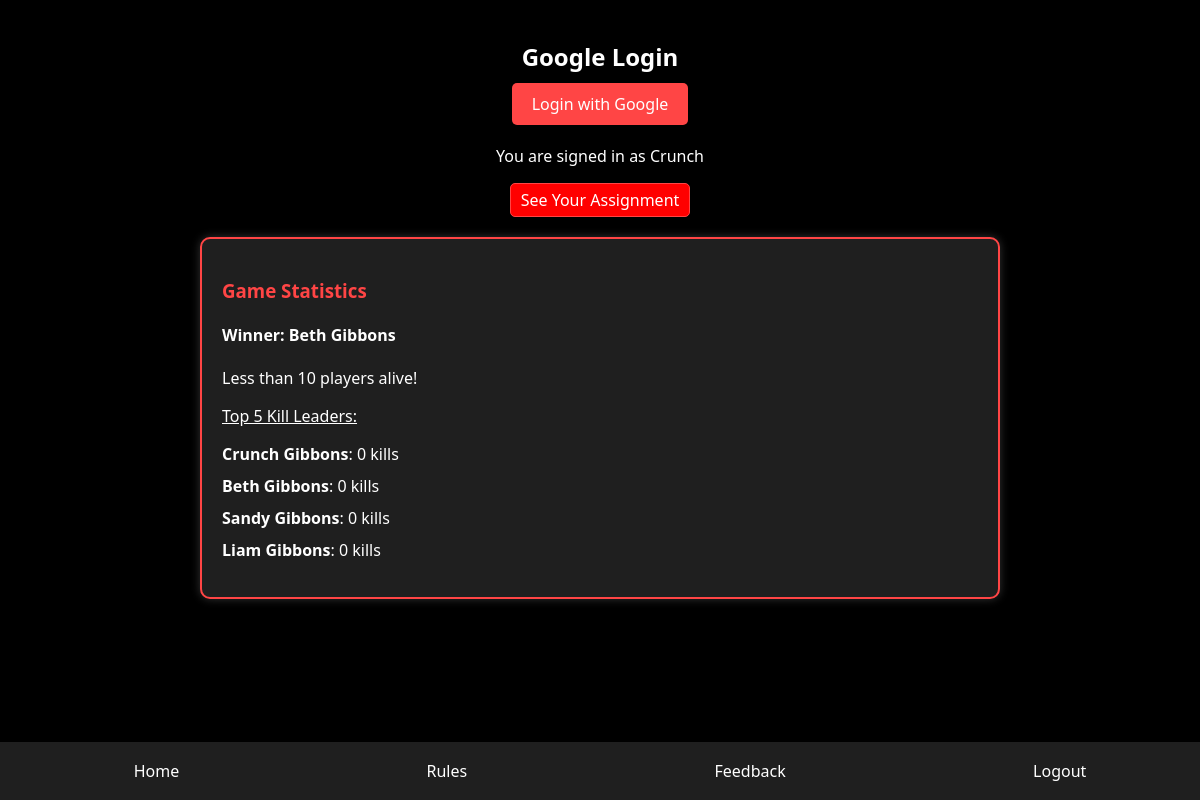
The app's page / (signed in) with its own data.
### users/models.py (models this page shows, shortened)
class CustomUser(AbstractUser):
    @property
    def name(self):
        return f"{self.first_name} {self.last_name}"

class Player(models.Model):
    user = models.OneToOneField(CustomUser, on_delete=models.CASCADE)
    is_dead = models.BooleanField(default=False)
    target_name = models.CharField(max_length=255, blank=True, null=True)
    target_pk = models.IntegerField(null=True, blank=True)
    agent_name = models.CharField(max_length=255, blank=True, null=True)
    kills = models.IntegerField(default=0)
    is_playing = models.BooleanField(default=True)
    is_winner = models.BooleanField(default=False)
    in_waiting = models.BooleanField(default=False)
    have_eliminated_today = models.BooleanField(default=False)

### users/views.py (the view)
# urls.py: 2. Add a URL to urlpatterns:  path('', views.home, name='home')
def home(request):
    param_value = request.GET.get('param')
    winners = StatManager.get_winner()
    match winners[0]:
        case 0:
            winner = None
        case 1:
            winner = winners[1].user.name
        case 2:
            winner = winners[1].group_name
        case _:
            winner = None
    context = {'param': param_value, 'kill_leaders': StatManager().get_kill_rankings(),
               'players_alive': StatManager().get_alive_players_count(), 'winner': winner, 'ggame': GameManager.is_placing_groups()}
    return render(request, "users/home.html", context)

### users/game.py (called while the page is built)
    @staticmethod
    def is_placing_groups():
        if Game.objects.all() == None or len(Game.objects.all()) == 0:
            return False
        return Game.objects.all()[0].placing_groups == True

### users/stats.py (called while the page is built)
    @staticmethod
    def get_kill_rankings():
        return Player.objects.filter(is_playing=True).order_by('-kills')[:5]

    @staticmethod
    def get_alive_players_count():
        count = Player.objects.filter(is_dead=False, is_playing = True).count()
        if count < 10:
            return 10
        elif count < 20:
            return 20
        elif count < 30:
            return 30
        else:
            return count

    @staticmethod
    def get_winner():
        player_winner = Player.objects.filter(is_winner=True)
        group_winner = AgentGroup.objects.filter(is_winner=True)
        returning = []
        if player_winner.count() == 1:
            returning.append(1)
            returning.append(player_winner[0])
        elif group_winner.count() == 1:
            returning.append(2)
            returning.append(group_winner[0])
        else:
            returning.append(0)
            returning.append(None)
        return returning

### users/templates/users/home.html (shortened to what this page needs)
{% load static %}
<!DOCTYPE html>
<html lang="en">
<head>
    <link rel="stylesheet" href="{% static 'users/assassin.css' %}" />
</head>
<body>
    <div class="container">
        {% load socialaccount %}
        <div class="header">
            <h2>Google Login</h2>
        </div>
        <div class="login">
            <a href="{% provider_login_url 'google' %}?next=/">Login with Google</a>
        </div>
        {% if user.is_authenticated %}
        <div class="user-info">
            <p>You are signed in as {{user.first_name}}</p>
            <div class="links">
                <a href="assignmentdirection" class="assignment-button">See Your Assignment</a>
            </div>
        </div>
        <div class="statistics">
            <h3>Game Statistics</h3>
            {% if winner is not None %}
            <h4><strong>Winner: </strong>{{ winner }}</h4>
            {% endif %}
            {% if players_alive == 10 %}
            <p>Less than 10 players alive!</p>
            {% elif players_alive == 20 %}
            <p>Less than 20 players alive!</p>
            {% elif players_alive == 30 %}
            <p>Less than 30 players alive!</p>
            {% else %}
            <p><u>Players Alive</u>: {{ players_alive }}</p>
            {% endif %}
            <p><u>Top 5 Kill Leaders:</u></p>
            <ul>
                {% for player in kill_leaders %}
                    <li><strong>{{ player.user.name }}</strong>: {{ player.kills }} kills</li>
                {% endfor %}
            </ul>
        </div>
        {% endif %}
    </div>
    <div class="navbar">
        <a href="{% url 'users:home' %}">Home</a>
        <a href="{% url 'users:rules' %}">Rules</a>
        <a href="{% url 'users:complaints' %}">Feedback</a>
        <a href="{% url 'users:logout' %}">Logout</a>
    </div>
</body>
</html>

### users/static/users/assassin.css (style rules this page uses)
body { background-color: black; color: white; font-family: 'Segoe UI', Tahoma, Geneva, Verdana, sans-serif; margin: 0; }
.container { max-width: 800px; margin: 0 auto; padding: 20px; }
.header { text-align: center; margin-bottom: 20px; }
.login { text-align: center; margin-bottom: 30px; }
.login a { color: white; text-decoration: none; padding: 10px 20px; background-color: #FF4545; border-radius: 5px; transition: background-color 0.3s; }
.user-info { text-align: center; }
.links a { color: white; text-decoration: none; margin: 0 10px; padding: 5px 10px; border: 1px solid #FF4545; border-radius: 5px; transition: color 0.3s, border-color 0.3s; }
a { color: red; text-decoration: none; transition: color 0.3s ease; }
.statistics { border: 2px solid #FF4545; padding: 20px; border-radius: 10px; margin-top: 20px; background-color: #1f1f1f; box-shadow: 0 0 10px rgba(255, 255, 255, 0.2); color: white; }
.statistics h3 { color: #FF4545; }
.statistics ul { list-style: none; padding: 0; }
.statistics li { margin-bottom: 10px; }
.navbar { position: fixed; bottom: 0; width: 100%; background-color: #1f1f1f; padding: 10px; display: flex; justify-content: space-around; }
.navbar a { color: white; text-decoration: none; padding: 8px 12px; border-radius: 5px; transition: background-color 0.3s, color 0.3s; }
.assignment-button { background-color: red; color: white; padding: 10px 20px; text-decoration: none; border-radius: 5px; display: inline-block; transition: background-color 0.3s ease; }

### records on screen
CustomUser: first_name "Crunch"
Player: user.name "Crunch Gibbons", kills "0"
Player: user.name "Beth Gibbons", kills "0"
Player: user.name "Sandy Gibbons", kills "0"
Player: user.name "Liam Gibbons", kills "0"

### other values on screen
{{ winner }} "Beth Gibbons"
